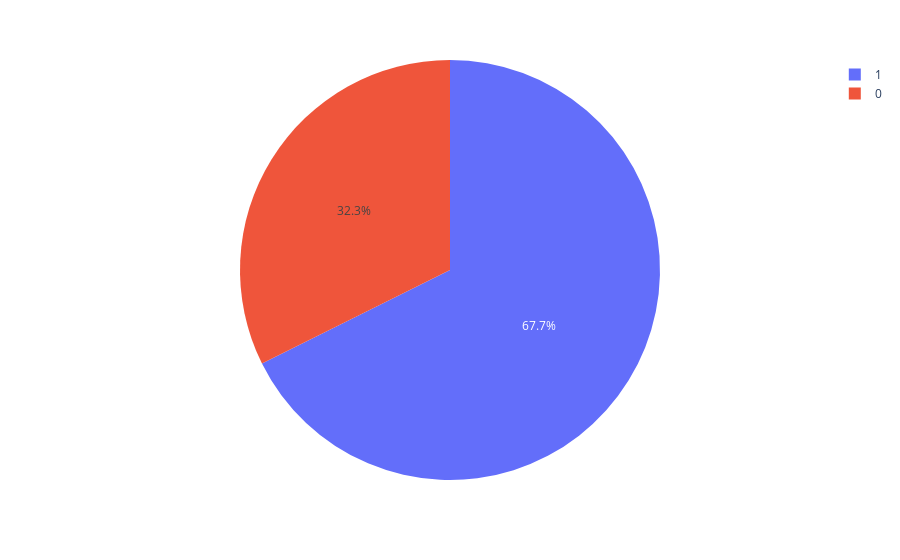

The notebook cell this image was saved under:
### Markdown cell above
Let's explore the sex column and observe the patterns it plays with other columns.

### Code cell
df['sex'].value_counts()

totalMale = 205
totalFemale = 98
total = totalMale + totalFemale

percentMale = (totalMale/total) * 100
percentFemale = (totalFemale/total) * 100

print(f"Female percentage in the data: {percentFemale:.2f}%")
print(f"Male percentage in the data: {percentMale:.2f}%")


# Plot Same Plot Using Plotly and Coloring this by sex
fig = px.pie(df, names='sex', color='sex')
fig.show()

### Figure 1 — Plotly figure (JSON) as saved in the notebook; plotly's stock layout.template omitted (floating-point values rounded to 4 significant figures; data arrays with more than 128 entries replaced by an {"elided": "..."} marker saying what was removed)
{"data": [{"customdata": {"elided": "303x1 int values"}, "domain": {"x": [0, 1], "y": [0, 1]}, "hovertemplate": "sex=%{customdata[0]}<extra></extra>", "labels": {"elided": "303 int values"}, "legendgroup": "", "marker": {"colors": {"elided": "303 str values"}}, "name": "", "showlegend": true, "type": "pie"}], "layout": {"legend": {"tracegroupgap": 0}, "margin": {"t": 60}}}
